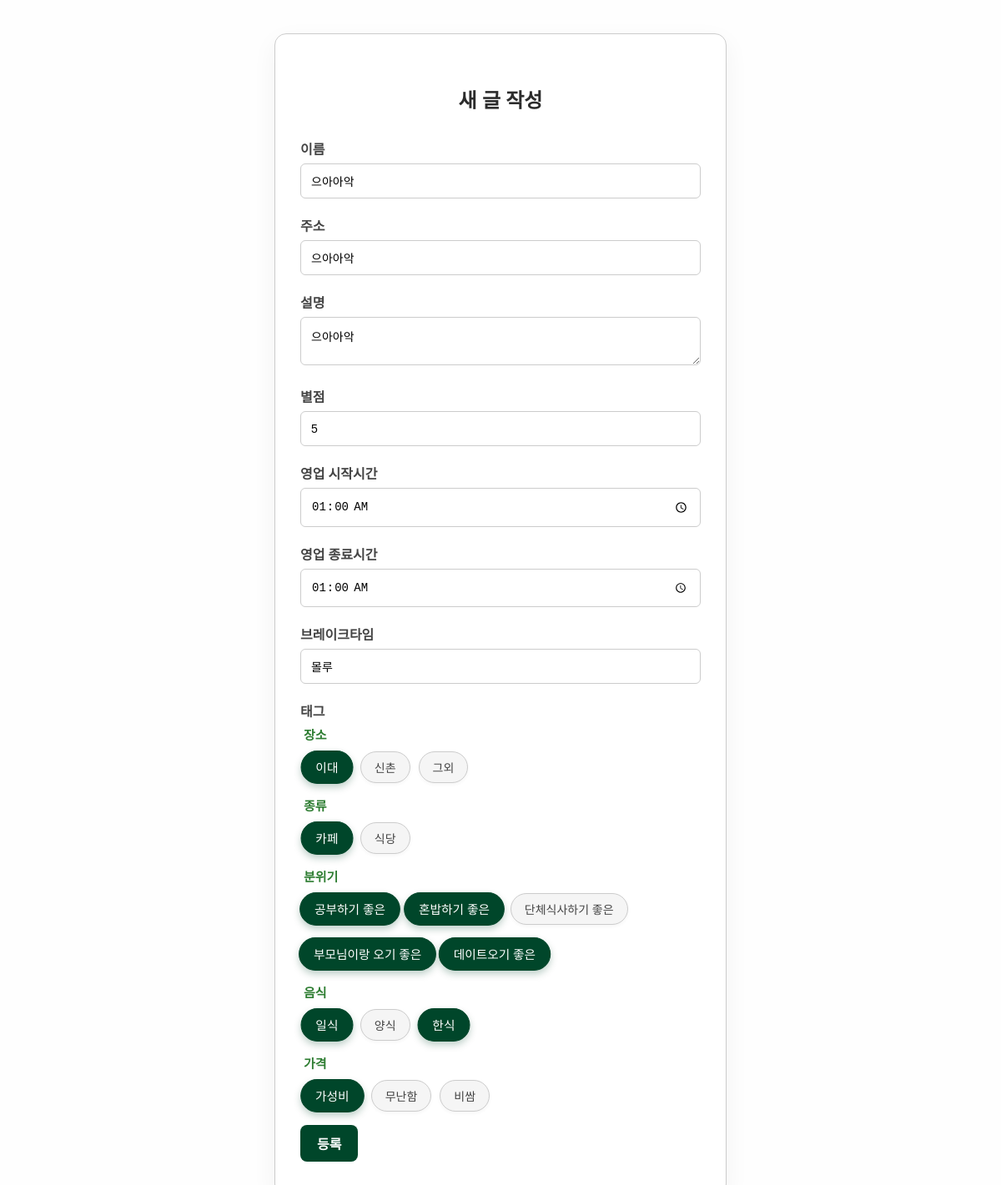
The app's page /7/edit with its own data.
### helloSecurity/models/models.py (models this page shows)
class Restaurant(db.Model):
    id = db.Column(db.Integer, primary_key=True)
    name = db.Column(db.String(100), nullable=False)
    address = db.Column(db.String(200))
    description = db.Column(db.Text)
    rating = db.Column(db.Integer)
    start_hour = db.Column(db.Time)
    end_hour = db.Column(db.Time)
    break_time = db.Column(db.String(30))
    tags = db.relationship("RestaurantTag",
                       backref="restaurant",
                       cascade="all, delete-orphan")

class TagCategory(db.Model):
    __tablename__ = "tag_categories"
    id   = db.Column(db.Integer, primary_key=True)
    name = db.Column(db.String(50), unique=True, nullable=False)
    tags = db.relationship("Tag",
                            backref="category",
                            cascade="all, delete-orphan")

class Tag(db.Model):
    id = db.Column(db.Integer, primary_key=True)
    name = db.Column(db.String(50), nullable=False)
    category_id = db.Column(db.Integer,
                            db.ForeignKey("tag_categories.id"),
                            nullable=False)

### helloSecurity/routes/restaurant.py (the view, shortened to what this page needs)
@bp.route("/<int:r_id>/edit", methods=["GET", "POST"])
def edit(r_id):
    r = Restaurant.query.get_or_404(r_id)
    categories = TagCategory.query.order_by(TagCategory.id).all()
    attached = {rel.tag_id for rel in r.tags} # 수정 폼에 미리 체크되어있음
    return render_template("restaurants/create.html",
                           restaurant=r,
                           categories=categories,
                           attached=attached)

### helloSecurity/templates/restaurants/create.html (shortened to what this page needs)
<!DOCTYPE html>
<html lang="ko">
<head>
  <link href="../../static/css/style.css" rel="stylesheet" />
</head>
<body>
  <form class="form-container" method="post">
    <h2>새 글 작성</h2>
    <label>이름</label>
    <input name="name" value="{{ restaurant.name if restaurant else '' }}"><br>
    <label>주소</label>
    <input name="address" value="{{ restaurant.address if restaurant else '' }}"><br>
    <label>설명</label>
    <textarea name="description">{{ restaurant.description if restaurant else '' }}</textarea><br>
    <label>별점</label>
    <input name="rating" value="{{restaurant.rating if restaurant else ''}}">
    <label>영업 시작시간</label>
    <input name="start_hour" type="time" value="{{restaurant.start_hour if restaurant else ''}}">
    <label>영업 종료시간</label>
    <input name="end_hour" type="time" value="{{restaurant.end_hour if restaurant else ''}}">
    <label>브레이크타임</label>
    <input name="breaktime" value="{{restaurant.break_time if restaurant else ''}}">
    <label>태그</label>
  {% for cat in categories %}
  <fieldset>
    <legend>{{ cat.name }}</legend>
    <div class="tag-checkbox-group">
      {% for tag in cat.tags %}
        <div class="tag-checkbox">
          <label for="tag-{{ tag.id }}">{{ tag.name }}</label>
        </div>
      {% endfor %}
    </div>
  </fieldset>
{% endfor %}
    <button id="submit-btn" class="btn" type="submit">등록</button>
</form>
</body>
</html>

### helloSecurity/static/css/style.css (style rules this page uses)
body { font-family: 'Pretendard', 'Segoe UI', sans-serif; margin: 40px; background-color: #fefefe; color: #333; }
.btn { background-color: #00462a; color: #fff; padding: 10px 20px; border: none; border-radius: 8px; font-weight: bold; cursor: pointer; width: 100%; transition: background-color 0.2s ease; width:auto; font-size:1em; text-decoration: none; }
.form-container { max-width: 480px; margin: 0 auto; padding: 40px 30px; border: 1px solid #ccc; border-radius: 14px; background: #fff; box-shadow: 0 10px 30px rgba(0,0,0,0.05); }
h2 { text-align: center; margin-bottom: 30px; color: #2c2c2c; }
label { display: block; margin-bottom: 6px; font-weight: 600; color: #444; }
input, select, textarea { width: 100%; padding: 12px; margin-bottom: 20px; border: 1.5px solid #ccc; border-radius: 6px; font-size: 14px; box-sizing: border-box; transition: border-color 0.2s ease; }
fieldset { border: none; margin-bottom: 10px; padding: 0; }
legend { font-weight:600; font-size:15px; margin-bottom:10px; color:#2e7d32; }
.tag-checkbox-group { display:flex; flex-wrap:wrap; gap:10px; }
.tag-checkbox label { display:inline-block; padding:8px 16px; border:1.5px solid #ccc; border-radius:999px; background:#f5f5f5; color:#444; font-size:14px; font-weight:500; cursor:pointer; user-select:none; transition:all 0.25s ease; box-shadow:0 2px 4px rgba(0,0,0,0.04); }
.tag-checkbox input:checked+label { background:#00462a; color:#fff; border-color:#00462a; transform:scale(1.05); box-shadow:0 4px 8px rgba(0,70,42,0.25); }

### records on screen
Restaurant: name "으아아악", address "으아아악", description "으아아악", rating "5", start_hour "01:00:00", end_hour "01:00:00", breaktime "몰루"
TagCategory: name "장소"
Tag: name "이대"
Tag: name "신촌"
Tag: name "그외"
TagCategory: name "종류"
Tag: name "카페"
Tag: name "식당"
TagCategory: name "분위기"
Tag: name "공부하기 좋은"
Tag: name "혼밥하기 좋은"
Tag: name "단체식사하기 좋은"
Tag: name "부모님이랑 오기 좋은"
Tag: name "데이트오기 좋은"
TagCategory: name "음식"
Tag: name "일식"
Tag: name "양식"
Tag: name "한식"
TagCategory: name "가격"
Tag: name "가성비"
Tag: name "무난함"
Tag: name "비쌈"
